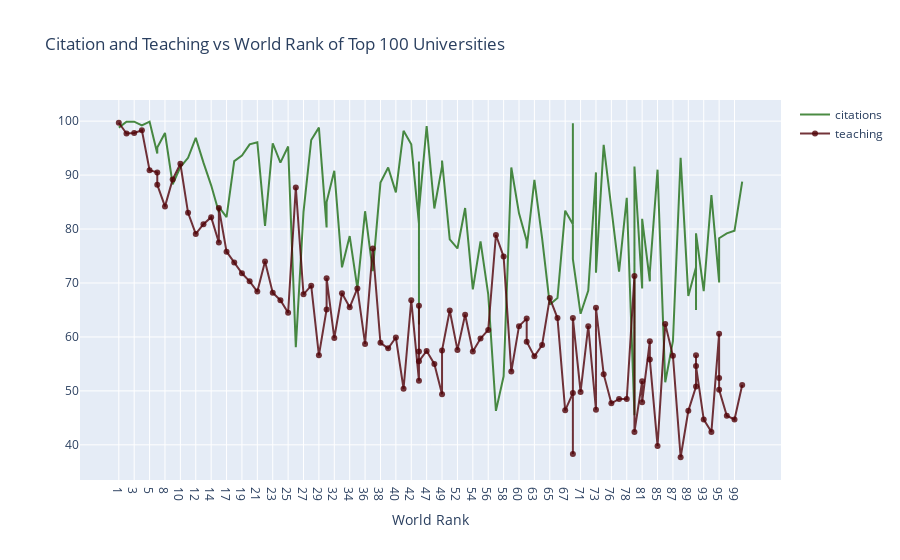

Notebook source saved alongside this figure:
### Markdown cell above
<a id="2"></a> <br>
# Line Charts
<font color='red'>
Line Charts Example: Citation and Teaching vs World Rank of Top 100 Universities (2011)
<font color='black'>
    
* Import graph_objs as *go*
    
* Creating traces
    * x = x axis
    * y = y axis
    * mode = type of plot like marker, line or line + markers  #Plot şekli
    * name = name of the plots
    * marker = marker is used with dictionary. 
        * color = color of lines. It takes RGB (red, green, blue) and opacity (alpha)
    * text = The hover text (hover is curser)
    
    
* data = is a list that we add traces into it
    
* layout = it is dictionary.
    * title = title of layout
    * x axis = it is dictionary
        * title = label of x axis
        * ticklen = length of x axis ticks
        * zeroline = showing zero line or not
    
* fig = it includes data and layout
* iplot() = plots the figure(fig) that is created by data and layout

### Code cell
#İlk 100 datayı sınırlama
df = timesData.iloc[ :100 , : ]

import plotly.graph_objs as go

#1.Trace (Citations)
trace1 = go.Scatter(
    
    x = df.world_rank,
    y = df.citations,
    mode = "lines",
    name = "citations",
    marker = dict(color = 'rgba(30, 110, 20, 0.8)'),
    text = df.university_name)
    
    
#2.Trace (Teaching)

trace2 = go.Scatter(
    
    x = df.world_rank,
    y = df.teaching,
    mode = "lines+markers",
    name = "teaching",
    marker = dict(color = 'rgba(80, 2, 8, 0.8)'),
    text = df.university_name)

#Liste olarak Birleştirme
data = [trace1, trace2]
#Grafik info
layout = dict(title = 'Citation and Teaching vs World Rank of Top 100 Universities',
              xaxis= dict(title= 'World Rank',ticklen= 5,zeroline= False))

fig = dict(data = data, layout = layout)
iplot(fig)

### Figure 1 — Plotly figure (JSON) as saved in the notebook; plotly's stock layout.template omitted (floating-point values rounded to 4 significant figures)
{"data": [{"marker": {"color": "rgba(30, 110, 20, 0.8)"}, "mode": "lines", "name": "citations", "text": ["Harvard University", "California Institute of Technology", "Massachusetts Institute of Technology", "Stanford University", "Princeton University", "University of Cambridge", "University of Oxford", "University of California, Berkeley", "Imperial College London", "Yale University", "University of California, Los Angeles", "University of Chicago", "Johns Hopkins University", "Cornell University", "ETH Zurich – Swiss Federal Institute of Technology Zurich", "University of Michigan", "University of Toronto", "Columbia University", "University of Pennsylvania", "Carnegie Mellon University", "University of Hong Kong", "University College London", "University of Washington", "Duke University", "Northwestern University", "University of Tokyo", "Georgia Institute of Technology", "Pohang University of Science and Technology", "University of California, Santa Barbara", "University of British Columbia", "University of North Carolina at Chapel Hill", "University of California, San Diego", "University of Illinois at Urbana-Champaign", "National University of Singapore", "McGill University", "University of Melbourne", "Peking University", "Washington University in St Louis", "École Polytechnique", "University of Edinburgh", "Hong Kong University of Science and Technology", "École Normale Supérieure", "Australian National University", "Karolinska Institute", "University of Göttingen", "University of Wisconsin", "Rice University", "École Polytechnique Fédérale de Lausanne", "University of California, Irvine", "University of Science and Technology of China", "Vanderbilt University", "University of Minnesota", "Tufts University", "University of California, Davis", "Brown University", "University of Massachusetts", "Kyoto University", "Tsinghua University", "Boston University", "New York University", "Emory University", "LMU Munich", "University of Notre Dame", "University of Pittsburgh", "Case Western Reserve University", "Ohio State University", "University of Colorado Boulder", "University of Bristol", "University of California, Santa Cruz", "Yeshiva University", "University of Sydney", "University of Virginia", "University of Adelaide", "University of Southern California", "William & Mary", "Trinity College Dublin", "King’s College London", "Stony Brook University", "Korea Advanced Institute of Science and Technology (KAIST)", "University of Sussex", "The University of Queensland", "University of York", "Heidelberg University", "University of Utah", "Durham University", "London School of Economics and Political Science", "University of Manchester", "Royal Holloway, University of London", "Lund University", "University of Southampton", "University of Zurich", "Wake Forest University", "McMaster University", "University College Dublin", "George Washington University", "University of Arizona", "University of Basel", "University of Maryland, College Park", "Dartmouth College", "École Normale Supérieure de Lyon"], "x": ["1", "2", "3", "4", "5", "6", "6", "8", "9", "10", "11", "12", "13", "14", "15", "15", "17", "18", "19", "20", "21", "22", "23", "24", "25", "26", "27", "28", "29", "30", "30", "32", "33", "34", "35", "36", "37", "38", "39", "40", "41", "42", "43", "43", "43", "43", "47", "48", "49", "49", "51", "52", "53", "54", "55", "56", "57", "58", "59", "60", "61", "61", "63", "64", "65", "66", "67", "68", "68", "68", "71", "72", "73", "73", "75", "76", "77", "78", "79", "79", "81", "81", "83", "83", "85", "86", "87", "88", "89", "90", "90", "90", "93", "94", "95", "95", "95", "98", "99", "100"], "y": [98.8, 99.9, 99.9, 99.2, 99.9, 94, 95.1, 97.8, 88.3, 91.5, 93.2, 96.9, 92.3, 88.1, 83.1, 84.1, 82.2, 92.6, 93.6, 95.7, 96.1, 80.6, 95.9, 92.3, 95.3, 58.1, 83.2, 96.5, 98.8, 80.3, 85, 90.8, 72.9, 78.7, 69, 83.3, 72.2, 88.6, 91.4, 86.8, 98.2, 95.7, 81, 62.3, 92.5, 83.4, 99.1, 83.8, 91.6, 92.7, 78.1, 76.4, 83.9, 68.8, 77.7, 67.9, 46.3, 52.7, 91.4, 82.9, 77.8, 76.4, 89.1, 78.3, 66, 67.2, 83.4, 80.9, 99.6, 74.4, 64.3, 68.6, 90.5, 71.9, 95.6, 84.4, 72.1, 85.8, 45.5, 91.6, 69, 81.9, 70.3, 72, 91, 51.6, 59.2, 93.2, 67.6, 72.9, 65, 79.2, 68.5, 86.3, 70.2, 70.1, 78.3, 79.2, 79.7, 88.8], "type": "scatter"}, {"marker": {"color": "rgba(80, 2, 8, 0.8)"}, "mode": "lines+markers", "name": "teaching", "text": ["Harvard University", "California Institute of Technology", "Massachusetts Institute of Technology", "Stanford University", "Princeton University", "University of Cambridge", "University of Oxford", "University of California, Berkeley", "Imperial College London", "Yale University", "University of California, Los Angeles", "University of Chicago", "Johns Hopkins University", "Cornell University", "ETH Zurich – Swiss Federal Institute of Technology Zurich", "University of Michigan", "University of Toronto", "Columbia University", "University of Pennsylvania", "Carnegie Mellon University", "University of Hong Kong", "University College London", "University of Washington", "Duke University", "Northwestern University", "University of Tokyo", "Georgia Institute of Technology", "Pohang University of Science and Technology", "University of California, Santa Barbara", "University of British Columbia", "University of North Carolina at Chapel Hill", "University of California, San Diego", "University of Illinois at Urbana-Champaign", "National University of Singapore", "McGill University", "University of Melbourne", "Peking University", "Washington University in St Louis", "École Polytechnique", "University of Edinburgh", "Hong Kong University of Science and Technology", "École Normale Supérieure", "Australian National University", "Karolinska Institute", "University of Göttingen", "University of Wisconsin", "Rice University", "École Polytechnique Fédérale de Lausanne", "University of California, Irvine", "University of Science and Technology of China", "Vanderbilt University", "University of Minnesota", "Tufts University", "University of California, Davis", "Brown University", "University of Massachusetts", "Kyoto University", "Tsinghua University", "Boston University", "New York University", "Emory University", "LMU Munich", "University of Notre Dame", "University of Pittsburgh", "Case Western Reserve University", "Ohio State University", "University of Colorado Boulder", "University of Bristol", "University of California, Santa Cruz", "Yeshiva University", "University of Sydney", "University of Virginia", "University of Adelaide", "University of Southern California", "William & Mary", "Trinity College Dublin", "King’s College London", "Stony Brook University", "Korea Advanced Institute of Science and Technology (KAIST)", "University of Sussex", "The University of Queensland", "University of York", "Heidelberg University", "University of Utah", "Durham University", "London School of Economics and Political Science", "University of Manchester", "Royal Holloway, University of London", "Lund University", "University of Southampton", "University of Zurich", "Wake Forest University", "McMaster University", "University College Dublin", "George Washington University", "University of Arizona", "University of Basel", "University of Maryland, College Park", "Dartmouth College", "École Normale Supérieure de Lyon"], "x": ["1", "2", "3", "4", "5", "6", "6", "8", "9", "10", "11", "12", "13", "14", "15", "15", "17", "18", "19", "20", "21", "22", "23", "24", "25", "26", "27", "28", "29", "30", "30", "32", "33", "34", "35", "36", "37", "38", "39", "40", "41", "42", "43", "43", "43", "43", "47", "48", "49", "49", "51", "52", "53", "54", "55", "56", "57", "58", "59", "60", "61", "61", "63", "64", "65", "66", "67", "68", "68", "68", "71", "72", "73", "73", "75", "76", "77", "78", "79", "79", "81", "81", "83", "83", "85", "86", "87", "88", "89", "90", "90", "90", "93", "94", "95", "95", "95", "98", "99", "100"], "y": [99.7, 97.7, 97.8, 98.3, 90.9, 90.5, 88.2, 84.2, 89.2, 92.1, 83, 79.1, 80.9, 82.2, 77.5, 83.9, 75.8, 73.8, 71.8, 70.3, 68.4, 74, 68.2, 66.8, 64.5, 87.7, 67.9, 69.5, 56.6, 65.1, 70.9, 59.8, 68.1, 65.5, 69, 58.7, 76.4, 58.9, 57.9, 59.9, 50.4, 66.8, 51.9, 65.8, 57.3, 55.5, 57.4, 55, 49.4, 57.5, 64.9, 57.6, 64.1, 57.3, 59.7, 61.3, 78.9, 74.9, 53.6, 62, 63.4, 59.1, 56.4, 58.5, 67.2, 63.5, 46.4, 49.6, 38.3, 63.5, 49.8, 62, 46.5, 65.4, 53.1, 47.7, 48.5, 48.5, 71.3, 42.4, 51.8, 47.9, 59.2, 55.8, 39.8, 62.4, 56.5, 37.7, 46.3, 50.8, 56.6, 54.6, 44.7, 42.4, 60.6, 52.4, 50.2, 45.4, 44.7, 51.1], "type": "scatter"}], "layout": {"title": {"text": "Citation and Teaching vs World Rank of Top 100 Universities"}, "xaxis": {"ticklen": 5, "title": {"text": "World Rank"}, "zeroline": false, "type": "category", "range": [-4.845, 85.85], "autorange": true}, "yaxis": {"type": "linear", "range": [33.16, 104.2], "autorange": true}, "autosize": true}}
